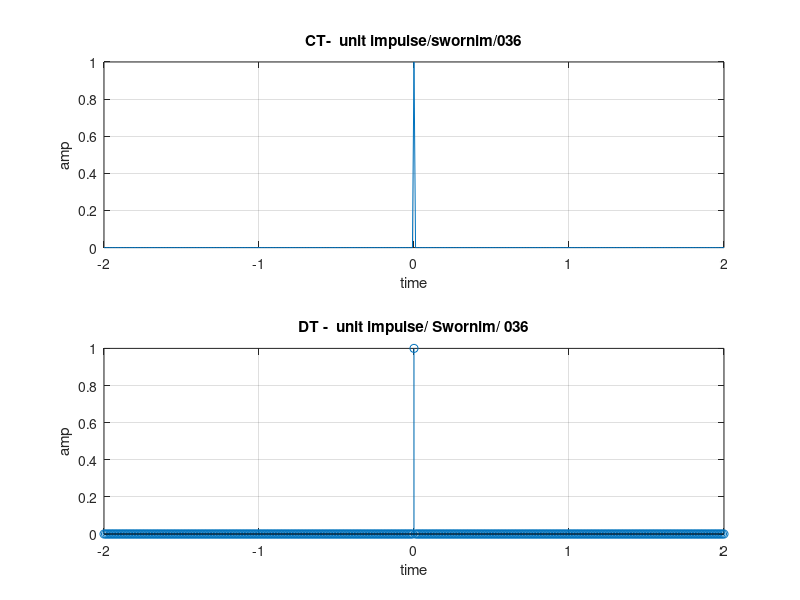

MATLAB code to generate this figure:
%3) construct a CT and DT  unit impulse signal

clc
close all
clear 
i = 1;
for t = -2:0.01:2
    if(t ==0)
        x(i) = 1;
    else
        x(i) = 0;
    end
    i = i + 1;
end

t = -2:0.01:2;
subplot(2,1,1);
plot(t,x);
xlabel('time')
ylabel('amp')
title('CT-  unit impulse/swornim/036')
grid on;

i = 1;
for t = -2:0.01:2
    if(t == 0)
        x(i) = 1;
    else
        x(i) = 0;
    end
    i = i + 1;
end

t = -2 :0.01: 2;

subplot(2,1,2)
stem(t,x)
xlabel('time')
ylabel('amp')
title('DT -  unit impulse/ Swornim/ 036')
grid on;